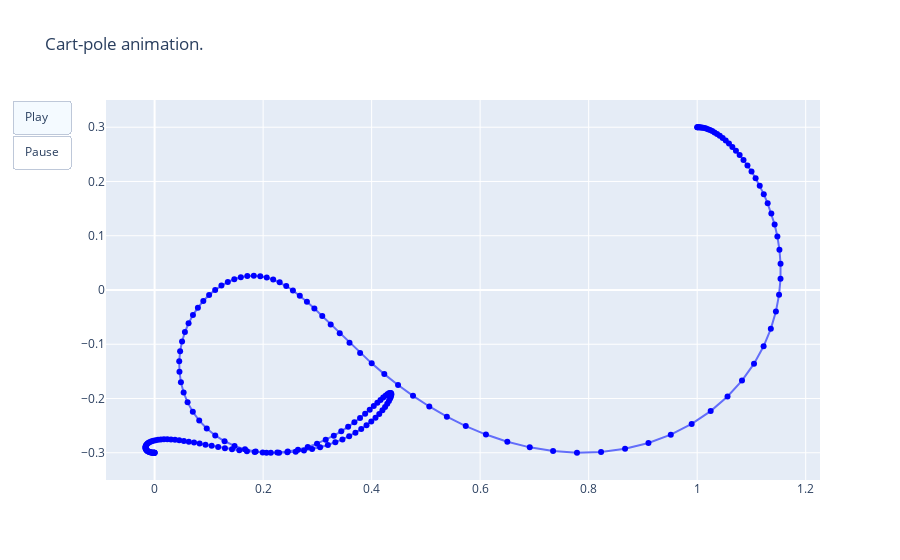

Write notebook code for a chart like this one.
### Code cell
animation = plotting.create_animation(df)
animation.show()

### Figure 1 — Plotly figure (JSON) as saved in the notebook; plotly's stock layout.template omitted (floating-point values rounded to 4 significant figures; data arrays with more than 128 entries replaced by an {"elided": "..."} marker saying what was removed)
{"data": [{"type": "scatter", "x": {"elided": "201 float values"}, "y": {"elided": "201 float values"}}, {"line": {"color": "blue", "width": 1}, "mode": "markers", "type": "scatter", "x": {"elided": "201 float values"}, "y": {"elided": "201 float values"}}], "layout": {"hovermode": "closest", "showlegend": false, "title": {"text": "Cart-pole animation."}, "updatemenus": [{"buttons": [{"args": [null, {"frame": {"duration": 1, "redraw": false}, "fromcurrent": true, "transition": {"duration": 300, "easing": "quadratic-in-out"}}], "label": "Play", "method": "animate"}, {"args": [[null], {"frame": {"duration": 0, "redraw": false}, "mode": "immediate", "transition": {"duration": 0}}], "label": "Pause", "method": "animate"}], "type": "buttons"}], "yaxis": {"scaleanchor": "x", "scaleratio": 1}}}
